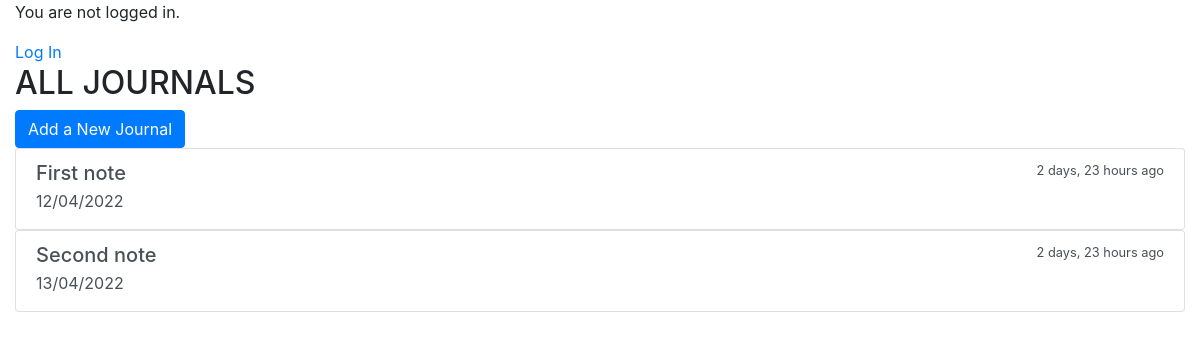
The app's page /journal/list, older data.
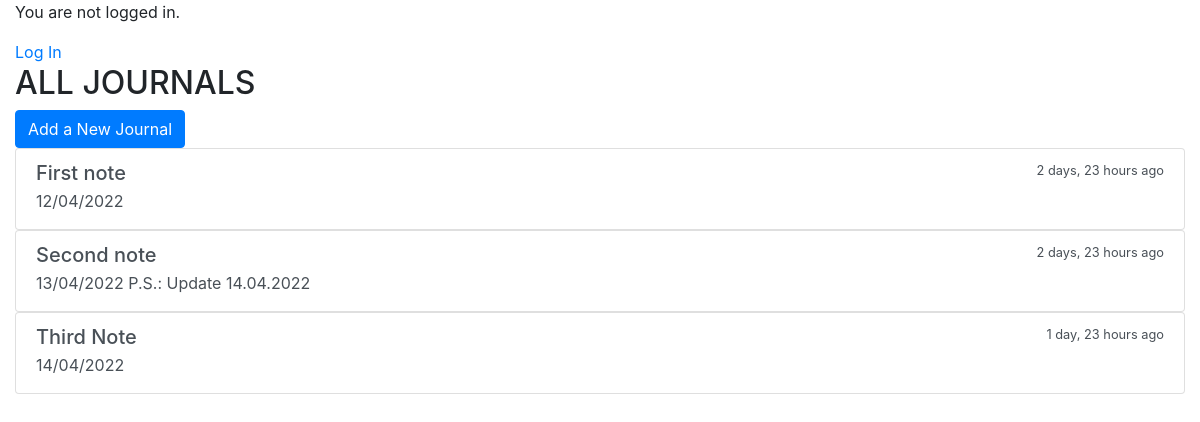
The same page, newer data.
### journal/models.py (models this page shows, shortened)
class Journal(models.Model):
    title = models.CharField(max_length=100, blank=False)
    description = models.TextField()
    date_created = models.DateTimeField(auto_now_add=True)
    class Meta:
        ordering = ['date_created']

### journal/views.py (the view)
# urls.py: path('journal/list', views.JournalListView.as_view(), name='journal_list'),
class JournalListView(ListView):
    model = Journal
    template_name = 'journal/journal_list.html'
    context_object_name = 'journal_list'

### templates/journal/journal_list.html (shortened to what this page needs)
{% extends "journal/base.html" %}
{% load humanize %}
{% block content %}
<h2>ALL JOURNALS</h2>
<a href="create_journal"><button class="btn btn-primary" type = "submit">Add a New Journal</button></a>
<div>
   {% for journal in journal_list %}
   <div class="list-group">
      <a href=" " class="list-group-item list-group-item-action flex-column align-items-start">
         <div class="d-flex w-100 justify-content-between">
            <h5 class="mb-1">{{ journal.title }}</h5>
            <small>{{ journal.date_created|naturaltime }}</small>
         </div>
         <p class="mb-1">{{ journal.description|truncatechars:120}}</p>
      </a>
   </div>
   {% endfor %}
   {% endblock %}

Row changes from the older to the newer data that the page shows:
changed Journal "Second note": description "13/04/2022" → "13/04/2022 P.S.: Update 14.04.2022"
added Journal: title "Third Note", date_created "1 day, 23 hours ago", description "14/04/2022"
